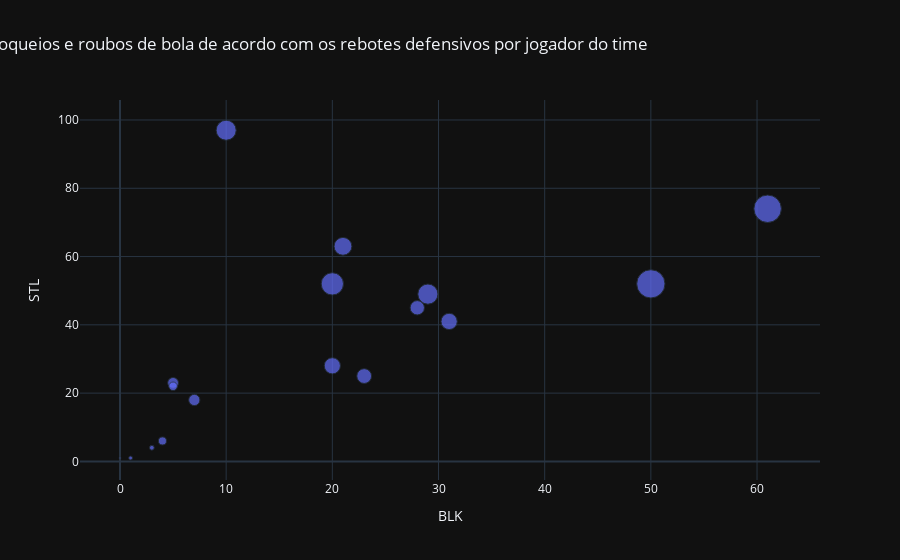

Here is the notebook cell this chart was saved with:
### Code cell
px.scatter(data_frame=aux,
                  x='BLK',
                  y='STL',
                  size='DREB',
                  hover_data='PName', 
                  template='plotly_dark',
                  title='Bloqueios e roubos de bola de acordo com os rebotes defensivos por jogador do time').update_layout(title_x=0.35)

### Figure 1 — Plotly figure (JSON) as saved in the notebook; plotly's stock layout.template omitted (floating-point values rounded to 4 significant figures)
{"data": [{"customdata": [["Jordan Poole"], ["Stephen Curry"], ["Klay Thompson"], ["Donte DiVincenzo"], ["Jonathan Kuminga"], ["Andrew Wiggins"], ["Draymond Green"], ["Kevon Looney"], ["Anthony Lamb"], ["JaMychal Green"], ["Ty Jerome"], ["Moses Moody"], ["Patrick Baldwin Jr."], ["Gary Payton II"], ["Ryan Rollins"], ["Andre Iguodala"], ["Lester Quinones"]], "hovertemplate": "BLK=%{x}<br>STL=%{y}<br>DREB=%{marker.size}<br>PName=%{customdata[0]}<extra></extra>", "legendgroup": "", "marker": {"color": "#636efa", "size": [193, 302, 247, 245, 161, 125, 459, 486, 159, 133, 71, 77, 39, 45, 9, 14, 2], "sizemode": "area", "sizeref": 1.215, "symbol": "circle"}, "mode": "markers", "name": "", "orientation": "v", "showlegend": false, "type": "scatter", "x": [21, 20, 29, 10, 31, 28, 61, 50, 20, 23, 5, 7, 4, 5, 1, 3, 0], "xaxis": "x", "y": [63, 52, 49, 97, 41, 45, 74, 52, 28, 25, 23, 18, 6, 22, 1, 4, 1], "yaxis": "y"}], "layout": {"legend": {"itemsizing": "constant", "tracegroupgap": 0}, "title": {"text": "Bloqueios e roubos de bola de acordo com os rebotes defensivos por jogador do time", "x": 0.35}, "xaxis": {"anchor": "y", "domain": [0, 1], "title": {"text": "BLK"}}, "yaxis": {"anchor": "x", "domain": [0, 1], "title": {"text": "STL"}}}}
